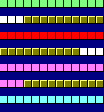

A level layout from a 2D game, rendered from its tile map. Below: a short description, then the map file with its tile-grid data intact:
An orthogonal 26x28 tile map with 4x4 px tiles, 1 tile layer (Tile Layer 1).

<map version="1.8" tiledversion="1.8.0" orientation="orthogonal" renderorder="right-down" width="26" height="28" tilewidth="4" tileheight="4" infinite="0" nextlayerid="2" nextobjectid="1">
 <tileset firstgid="1" source="tileset.tsx" />
 <layer id="1" name="Tile Layer 1" width="26" height="28">
  <data encoding="csv">
7,8,7,8,7,8,7,8,7,8,7,8,7,8,7,8,7,8,7,8,7,8,7,8,7,8,
27,28,27,28,27,28,27,28,27,28,27,28,27,28,27,28,27,28,27,28,27,28,27,28,27,28,
100,100,100,100,100,100,100,100,100,100,100,100,100,100,100,100,100,100,100,100,100,100,100,100,100,100,
100,100,100,100,100,100,100,100,100,100,100,100,100,100,100,100,100,100,100,100,100,100,100,100,100,100,
1,2,1,2,1,2,19,20,19,20,19,20,19,20,19,20,19,20,19,20,19,20,19,20,19,20,
21,22,21,22,21,22,39,40,39,40,39,40,39,40,39,40,39,40,39,40,39,40,39,40,39,40,
100,100,100,100,100,100,100,100,100,100,100,100,100,100,100,100,100,100,100,100,100,100,100,100,100,100,
100,100,100,100,100,100,100,100,100,100,100,100,100,100,100,100,100,100,100,100,100,100,100,100,100,100,
9,10,9,10,9,10,9,10,9,10,9,10,9,10,9,10,9,10,9,10,9,10,9,10,9,10,
29,30,29,30,29,30,29,30,29,30,29,30,29,30,29,30,29,30,29,30,29,30,29,30,29,30,
100,100,100,100,100,100,100,100,100,100,100,100,100,100,100,100,100,100,100,100,100,100,100,100,100,100,
100,100,100,100,100,100,100,100,100,100,100,100,100,100,100,100,100,100,100,100,100,100,100,100,100,100,
19,20,19,20,19,20,19,20,19,20,19,20,19,20,19,20,19,20,19,20,1,2,1,2,1,2,
39,40,39,40,39,40,39,40,39,40,39,40,39,40,39,40,39,40,39,40,21,22,21,22,21,22,
100,100,100,100,100,100,100,100,100,100,100,100,100,100,100,100,100,100,100,100,100,100,100,100,100,100,
100,100,100,100,100,100,100,100,100,100,100,100,100,100,100,100,100,100,100,100,100,100,100,100,100,100,
13,14,13,14,13,14,13,14,13,14,13,14,13,14,13,14,13,14,13,14,13,14,13,14,13,14,
33,34,33,34,33,34,33,34,33,34,33,34,33,34,33,34,33,34,33,34,33,34,33,34,33,34,
100,100,100,100,100,100,100,100,100,100,100,100,100,100,100,100,100,100,100,100,100,100,100,100,100,100,
100,100,100,100,100,100,100,100,100,100,100,100,100,100,100,100,100,100,100,100,100,100,100,100,100,100,
13,14,13,14,13,14,19,20,19,20,19,20,19,20,19,20,19,20,19,20,19,20,19,20,19,20,
33,34,33,34,33,34,39,40,39,40,39,40,39,40,39,40,39,40,39,40,39,40,39,40,39,40,
100,100,100,100,100,100,100,100,100,100,100,100,100,100,100,100,100,100,100,100,100,100,100,100,100,100,
100,100,100,100,100,100,100,100,100,100,100,100,100,100,100,100,100,100,100,100,100,100,100,100,100,100,
5,6,5,6,5,6,5,6,5,6,5,6,5,6,5,6,5,6,5,6,5,6,5,6,5,6,
25,26,25,26,25,26,25,26,25,26,25,26,25,26,25,26,25,26,25,26,25,26,25,26,25,26,
100,100,100,100,100,100,100,100,100,100,100,100,100,100,100,100,100,100,100,100,100,100,100,100,100,100,
100,100,100,100,100,100,100,100,100,100,100,100,100,100,100,100,100,100,100,100,100,100,100,100,100,100
</data>
 </layer>
</map>